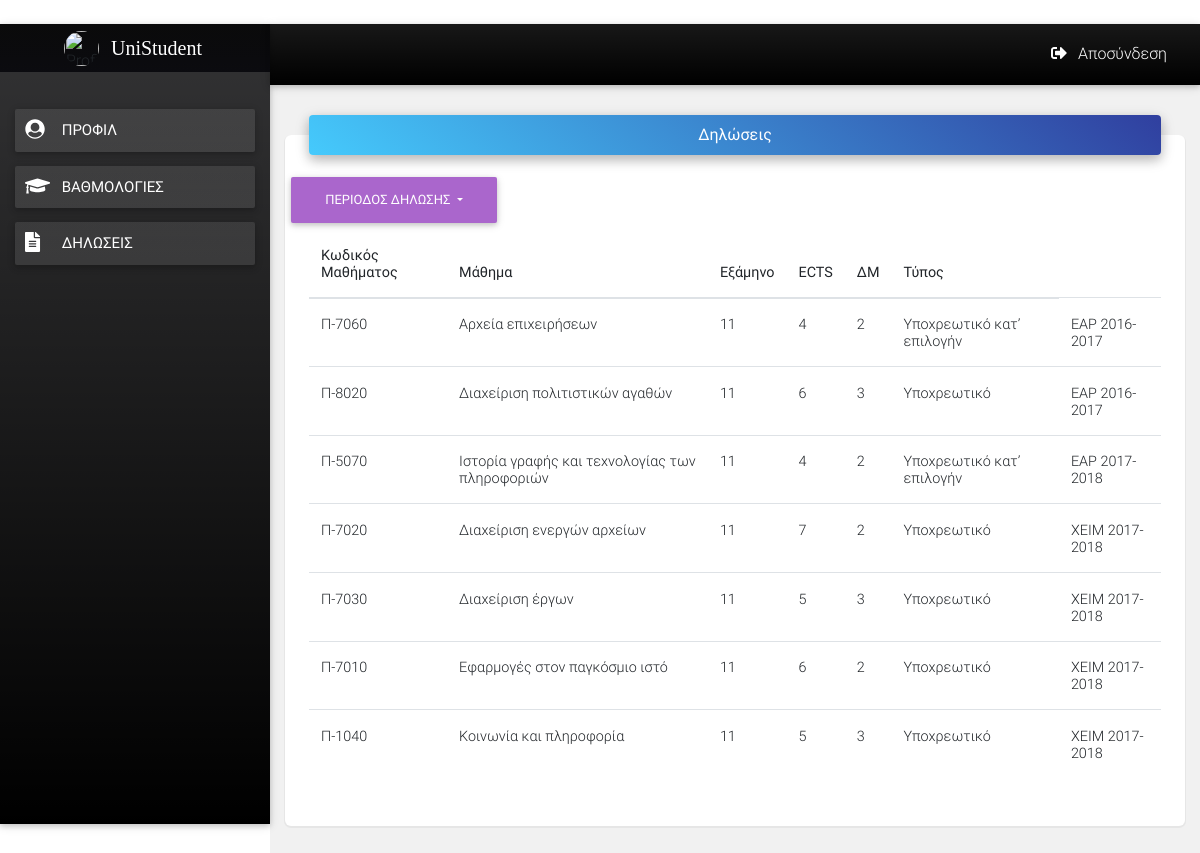
Page /statements.php (signed in) on the committed database.
### tables this page shows
CREATE TABLE `uni_courses` (
  `id` int(11) NOT NULL,
  `semester` int(11) NOT NULL,
  `code` varchar(32) NOT NULL,
  `name` varchar(255) NOT NULL,
  `ects` int(11) NOT NULL,
  `dm` tinyint(3) UNSIGNED NOT NULL,
  `type` varchar(255) NOT NULL
);

CREATE TABLE `uni_statements` (
  `id` int(11) NOT NULL,
  `user_id` int(11) NOT NULL,
  `semester` varchar(255) NOT NULL,
  `year` varchar(255) NOT NULL
);

### statements.php (the view, shortened to what this page needs)
<?php
require_once './functions.php';
$query = "SELECT courses.semester AS course_semester, courses.code AS code, courses.name AS name, courses.dm AS dm, courses.ects AS ects, courses.type AS type, statement.semester AS statement_semester, statement.year AS statement_year ";
$query .= "FROM uni_statements_meta AS meta INNER JOIN uni_courses AS courses ON meta.course_id=courses.id INNER JOIN uni_statements AS statement ON meta.statement_id=statement.id ";
$query .= "WHERE statement.user_id LIKE ? ORDER BY statement.year, statement.semester, courses.semester, courses.name ASC";
if( $stmt = $mysqli->prepare( $query ) )
{
    $stmt->bind_param('s', $_SESSION['uid']);
    $stmt->execute();
    $res = $stmt->get_result();
    $response = $res->fetch_all(MYSQLI_ASSOC);
}
else
{
    $response = 'ERROR: ' . $mysqli->connect_error;
}
?>
﻿<!DOCTYPE html>
<html lang="el">
<head>
  <link rel="stylesheet" href="./css/normalize.css">
  <link rel="stylesheet" href="./css/bootstrap.min.css">
  <link rel="stylesheet" href="./css/mdb.min.css">
  <link rel="stylesheet" href="./css/styles.css">
</head>
<body>
  <div class="wrapper">
    <nav id="sidebar" class="navbar sticky-top">
      <div class="navbar-header">
        <img src="./img/panepisthmio-dut-attikhs.png" class="rounded-circle" alt="Profile picture">
        <h5 class="navbar-brand m-1 text-white pl-2">UniStudent </h5>
      </div>
      <ul class="navbar-nav">
        <li class="nav-item active">
          <a href="./profile.php" class="nav-link btn btn-block btn-lg">
            <i class="fas fa-user-circle fa-lg mr-1"></i>
            <span>Προφιλ</span>
          </a>
        </li>
        <li class="nav-item btn-group">
          <a href="./grades.php" class="nav-link btn btn-block btn-lg">
            <i class="fas fa-graduation-cap fa-lg mr-1"></i>
            <span>Βαθμολογίες</span>
          </a>
	    </li>
       <li class="nav-item">
          <a href="./statements.html" class="nav-link btn btn-block btn-lg">
            <i class="fas fa-file-alt fa-lg mr-1"></i>
            <span>Δηλώσεις</span>
          </a>
        </li>
       </ul>
    </nav>
    <main>
      <nav id="topbar" class="navbar navbar-expand-md sticky-top">
        <div class="navbar-collapse collapse" id="topbar-items">
          <ul class="navbar-nav ml-auto">
            <li class="nav-item">
              <a class="nav-link waves-effect waves-light" href="logout.php">
                <i class="fas fa-sign-out-alt"></i>
                <span>Αποσύνδεση</span>
              </a>
            </li>
          </ul>
        </div>
      </nav>
      <div class="content">
        <article class="card card-cascade narrower">
          <section class="view gradient-card-header blue-gradient narrower py-2 mx-4 mb-3 d-flex justify-content-center align-items-center">
            <span class="white-text mx-3">Δηλώσεις</span>
          </section>
          <div class="dropdown">
  			<button class="btn btn-secondary dropdown-toggle" type="button" id="dropdownMenuButton" data-toggle="dropdown" aria-haspopup="true" aria-expanded="false">
    			Περίοδος Δήλωσης
  			</button>
		  </div>
          <section class="px-4 pb-5">
            <section class="table-wrapper">
              <table class="table table-hover mb-0">
                <thead>
                  <tr>
                    <th class="th-md">Κωδικός Μαθήματος</th>
                    <th class="th-md">Μάθημα</th>
                    <th class="th-md">Εξάμηνο</th>
                    <th class="th-md">ECTS</th>
                    <th class="th-md">ΔΜ</th>
                    <th class="th-md">Τύπος</th>
                   </tr>
                </thead>
                <tbody>
                    <?php
                    foreach( $response as $res )
                    {
                        ?>
                        <tr>
                            <td><?php echo $res['code']; ?></td>
                            <td><?php echo $res['name']; ?></td>
                            <td><?php echo $res['course_semester']; ?></td>
                            <td><?php echo $res['ects']; ?></td>
                            <td><?php echo $res['dm']; ?></td>
                            <td><?php echo $res['type']; ?></td>
                            <td><?php echo $res['statement_semester'] . ' ' . $res['statement_year']; ?></td>
                        </tr>
                        <?php
                    }
                    ?>
                </tbody>
              </table>
            </section>
          </section>
        </article>
      </div>
    </main>
  </div>
</body>
</html>

### styles.css (style rules this page uses)
.wrapper { display: grid; grid-template-columns: 270px 1fr; grid-template-areas: "sidebar main"; min-width: 300px; }
#sidebar { grid-area: sidebar; width: 100%; height: 100vh; display: flex; flex-direction: column; align-items: stretch; justify-content: flex-start; padding: 0 !important; background-image: linear-gradient(rgba(0, 0, 2, 0.8), rgba(0, 0, 0, 1)); }
#sidebar .navbar-header { display: flex; align-items: center; justify-content: center; background-image: linear-gradient(rgba(0, 0, 0, 0.8), rgba(2, 2, 7, 0.8)); }
#sidebar .navbar-header .navbar-brand { font-family: lobster; }
#sidebar .navbar-nav { margin: 30px 15px; }
#sidebar .navbar-header img { width: 35px; }
#sidebar .btn { margin: 7px 0; padding: 10px; text-transform: uppercase; text-align: left; background: linear-gradient(rgba(238, 238, 238, 0.1), rgba(255, 255, 255, 0.1)); }
#sidebar .nav-link { display: grid; grid-template-columns: 1fr 4fr 1fr; }
main { grid-area: main; display: grid; grid-template-areas: "topbar" "content"; background-color: rgb(241, 241, 241); }
#topbar { grid-area: topbar; width: 100%; display: flex; margin-bottom: 30px; line-height: 1.8; background-image: linear-gradient(rgba(0, 0, 0, 0.9), rgba(0, 0, 0, 1)); height: min-content; }
#topbar-items .nav-link { text-align: center; padding-right: 10px; padding-left: 10px; color: white; }
#topbar-items .nav-link span { margin-right: 7px; margin-left: 7px; }
.content { grid-area: content; display: flex; flex-direction: column; align-items: center; width: 100%; }
.content .card { margin-bottom: 30px; min-width: 300px; width: 60%; box-shadow: 0px 1px 0px 1px rgba(103, 101, 109, 0.08); border-radius: 6px; }

### statements.php (style rules this page uses)
.content .card { min-width: 900px; width: 85%; }

### rows in the picture
uni_courses: code "Π-7060", name "Αρχεία επιχειρήσεων", semester "11", ects "4", dm "2", type "Υποχρεωτικό κατ’ επιλογήν", uni_statements.semester "ΕΑΡ", uni_statements.year "2016-2017"
uni_courses: code "Π-8020", name "Διαχείριση πολιτιστικών αγαθών", semester "11", ects "6", dm "3", type "Υποχρεωτικό", uni_statements.semester "ΕΑΡ", uni_statements.year "2016-2017"
uni_courses: code "Π-5070", name "Ιστορία γραφής και τεχνολογίας των πληροφοριών", semester "11", ects "4", dm "2", type "Υποχρεωτικό κατ’ επιλογήν", uni_statements.semester "ΕΑΡ", uni_statements.year "2017-2018"
uni_courses: code "Π-7020", name "Διαχείριση ενεργών αρχείων", semester "11", ects "7", dm "2", type "Υποχρεωτικό", uni_statements.semester "ΧΕΙΜ", uni_statements.year "2017-2018"
uni_courses: code "Π-7030", name "Διαχείριση έργων", semester "11", ects "5", dm "3", type "Υποχρεωτικό", uni_statements.semester "ΧΕΙΜ", uni_statements.year "2017-2018"
uni_courses: code "Π-7010", name "Εφαρμογές στον παγκόσμιο ιστό", semester "11", ects "6", dm "2", type "Υποχρεωτικό", uni_statements.semester "ΧΕΙΜ", uni_statements.year "2017-2018"
uni_courses: code "Π-1040", name "Κοινωνία και πληροφορία", semester "11", ects "5", dm "3", type "Υποχρεωτικό", uni_statements.semester "ΧΕΙΜ", uni_statements.year "2017-2018"
